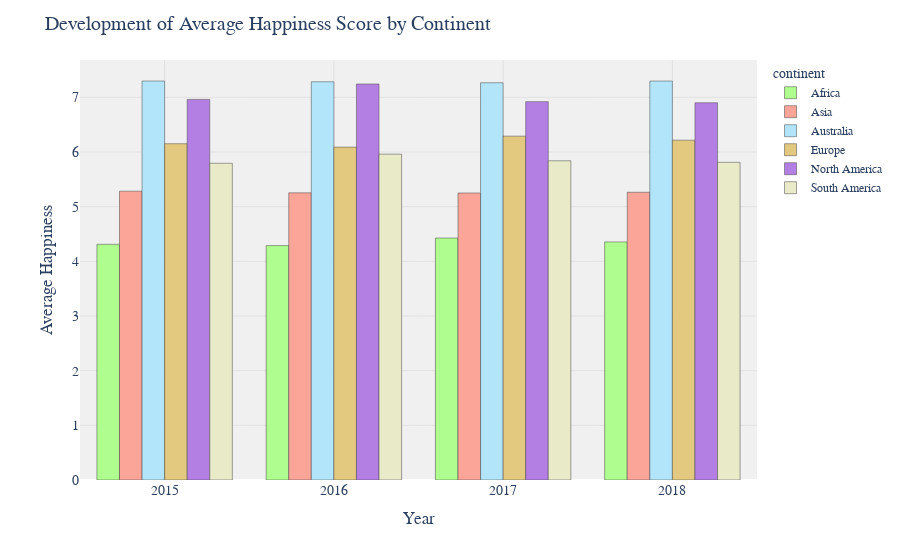
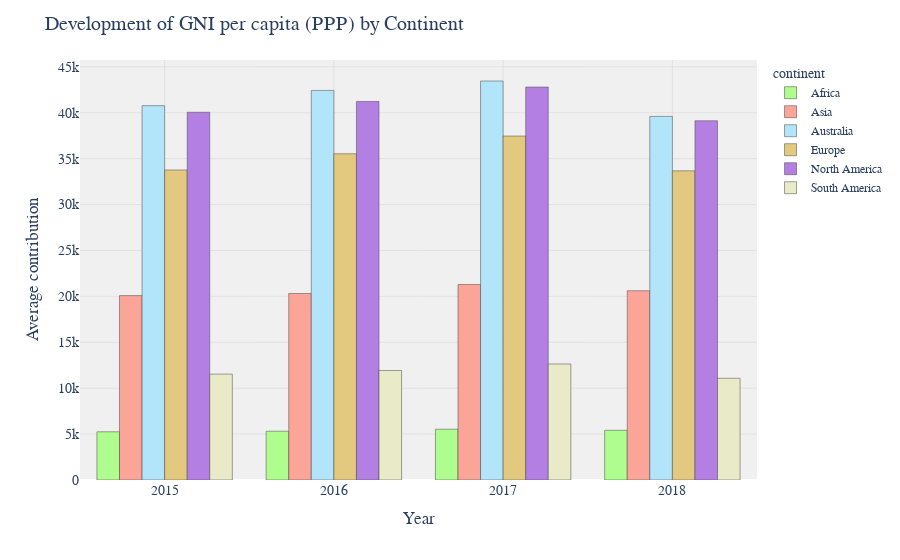

The cell these charts' notebook holds for them, in order:
### Markdown cell above
### Exploring the Relationship Between Happiness and Socioeconomic Factors

Figure 4 shows visualizations to explore the correlations between these factors and happiness. We took the mean for each country between the years 2015 till 2018 so each scatterplot is a visualisation between four years. The x-axis of each plot represents a specific socioeconomic factor (GDP per capita, education index, health index, and freedom index), while the y-axis represents the happiness score.  With the button in the top left corner you can change the graph and look at each factor separately. To provide further insights, we also added trendlines to the scatter plots. These trend lines were calculated using the Ordinary Least Squares (OLS) method from the Statsmodels library. The trendlines helped us identify the overall trend and direction of the relationship between these socioeconomic factors and happiness for each country.

By visualizing the data in this manner, we were abled to observe any potential patterns or associations between the socioeconomic factors and happiness. The scatter plots allowed us to compare the relationships across these different factors and gain a better understanding of how they contribute to the total happiness.

In conclusion, this data visualization project provided valuable insights into the complex interplay between happiness and socioeconomic factors, highlighting the importance of factors such as GDP per capita, education, health, and freedom in determining happiness levels on all the countries in a global scale.

### Code cell
continent_colors = {
    'Africa': '#AEFD8E',
    'Asia': '#FAA598',
    'Europe': '#E3C97F',
    'North America': '#B47FE3',
    'Australia': '#B2E4FA',
    'South America': '#E8EAC8'
}

avg_happiness = data.groupby(['continent', 'Year'])['happiness_score'].mean().reset_index()

# Create a grouped histogram using Plotly
fig = px.histogram(avg_happiness, x='Year', y='happiness_score', color='continent', barmode='group',
                   color_discrete_map=continent_colors)


fig.update_layout(
    title='Development of Average Happiness Score by Continent',
    xaxis_title='Year',
    yaxis_title='Average Happiness',
    font=dict(family='Arial', size=14),
    legend=dict(font=dict(family='Arial', size=12)),
    plot_bgcolor='rgb(240, 240, 240)',
    bargap=0.2
)


fig.update_xaxes(showgrid=True, gridwidth=0.5, gridcolor='lightgray')
fig.update_yaxes(showgrid=True, gridwidth=0.5, gridcolor='lightgray')


fig.update_traces(marker=dict(line=dict(width=0.5)))


fig.show()

avg_gni = data.groupby(['continent', 'Year'])['GNI_per_capita_PPP'].mean().reset_index()

# Create a grouped histogram using Plotly
fig = px.histogram(avg_gni, x='Year', y='GNI_per_capita_PPP', color='continent', barmode='group',
                   color_discrete_map=continent_colors)


fig.update_layout(
    title='Development of GNI per capita (PPP) by Continent',
    xaxis_title='Year',
    yaxis_title='Average contribution',
    font=dict(family='Arial', size=14),
    legend=dict(font=dict(family='Arial', size=12)),
    plot_bgcolor='rgb(240, 240, 240)',
    bargap=0.2
)


fig.update_xaxes(showgrid=True, gridwidth=0.5, gridcolor='lightgray')
fig.update_yaxes(showgrid=True, gridwidth=0.5, gridcolor='lightgray')


fig.update_traces(marker=dict(line=dict(width=0.5)))

fig.show()

### Figure 1 — Plotly figure (JSON) as saved in the notebook; plotly's stock layout.template omitted (floating-point values rounded to 4 significant figures)
{"data": [{"alignmentgroup": "True", "bingroup": "x", "histfunc": "sum", "hovertemplate": "continent=Africa<br>Year=%{x}<br>sum of happiness_score=%{y}<extra></extra>", "legendgroup": "Africa", "marker": {"color": "#AEFD8E", "line": {"width": 0.5}, "pattern": {"shape": ""}}, "name": "Africa", "offsetgroup": "Africa", "orientation": "v", "showlegend": true, "type": "histogram", "x": [2015, 2016, 2017, 2018], "xaxis": "x", "y": [4.312, 4.288, 4.427, 4.355], "yaxis": "y"}, {"alignmentgroup": "True", "bingroup": "x", "histfunc": "sum", "hovertemplate": "continent=Asia<br>Year=%{x}<br>sum of happiness_score=%{y}<extra></extra>", "legendgroup": "Asia", "marker": {"color": "#FAA598", "line": {"width": 0.5}, "pattern": {"shape": ""}}, "name": "Asia", "offsetgroup": "Asia", "orientation": "v", "showlegend": true, "type": "histogram", "x": [2015, 2016, 2017, 2018], "xaxis": "x", "y": [5.284, 5.253, 5.25, 5.264], "yaxis": "y"}, {"alignmentgroup": "True", "bingroup": "x", "histfunc": "sum", "hovertemplate": "continent=Australia<br>Year=%{x}<br>sum of happiness_score=%{y}<extra></extra>", "legendgroup": "Australia", "marker": {"color": "#B2E4FA", "line": {"width": 0.5}, "pattern": {"shape": ""}}, "name": "Australia", "offsetgroup": "Australia", "orientation": "v", "showlegend": true, "type": "histogram", "x": [2015, 2016, 2017, 2018], "xaxis": "x", "y": [7.299, 7.285, 7.268, 7.298], "yaxis": "y"}, {"alignmentgroup": "True", "bingroup": "x", "histfunc": "sum", "hovertemplate": "continent=Europe<br>Year=%{x}<br>sum of happiness_score=%{y}<extra></extra>", "legendgroup": "Europe", "marker": {"color": "#E3C97F", "line": {"width": 0.5}, "pattern": {"shape": ""}}, "name": "Europe", "offsetgroup": "Europe", "orientation": "v", "showlegend": true, "type": "histogram", "x": [2015, 2016, 2017, 2018], "xaxis": "x", "y": [6.152, 6.09, 6.29, 6.216], "yaxis": "y"}, {"alignmentgroup": "True", "bingroup": "x", "histfunc": "sum", "hovertemplate": "continent=North America<br>Year=%{x}<br>sum of happiness_score=%{y}<extra></extra>", "legendgroup": "North America", "marker": {"color": "#B47FE3", "line": {"width": 0.5}, "pattern": {"shape": ""}}, "name": "North America", "offsetgroup": "North America", "orientation": "v", "showlegend": true, "type": "histogram", "x": [2015, 2016, 2017, 2018], "xaxis": "x", "y": [6.962, 7.244, 6.922, 6.901], "yaxis": "y"}, {"alignmentgroup": "True", "bingroup": "x", "histfunc": "sum", "hovertemplate": "continent=South America<br>Year=%{x}<br>sum of happiness_score=%{y}<extra></extra>", "legendgroup": "South America", "marker": {"color": "#E8EAC8", "line": {"width": 0.5}, "pattern": {"shape": ""}}, "name": "South America", "offsetgroup": "South America", "orientation": "v", "showlegend": true, "type": "histogram", "x": [2015, 2016, 2017, 2018], "xaxis": "x", "y": [5.794, 5.961, 5.839, 5.812], "yaxis": "y"}], "layout": {"bargap": 0.2, "barmode": "group", "font": {"family": "Arial", "size": 14}, "legend": {"font": {"family": "Arial", "size": 12}, "title": {"text": "continent"}, "tracegroupgap": 0}, "margin": {"t": 60}, "plot_bgcolor": "rgb(240, 240, 240)", "title": {"text": "Development of Average Happiness Score by Continent"}, "xaxis": {"anchor": "y", "domain": [0, 1], "gridcolor": "lightgray", "gridwidth": 0.5, "showgrid": true, "title": {"text": "Year"}}, "yaxis": {"anchor": "x", "domain": [0, 1], "gridcolor": "lightgray", "gridwidth": 0.5, "showgrid": true, "title": {"text": "Average Happiness"}}}}

### Figure 2 — Plotly figure (JSON) as saved in the notebook; plotly's stock layout.template omitted (floating-point values rounded to 4 significant figures)
{"data": [{"alignmentgroup": "True", "bingroup": "x", "histfunc": "sum", "hovertemplate": "continent=Africa<br>Year=%{x}<br>sum of GNI_per_capita_PPP=%{y}<extra></extra>", "legendgroup": "Africa", "marker": {"color": "#AEFD8E", "line": {"width": 0.5}, "pattern": {"shape": ""}}, "name": "Africa", "offsetgroup": "Africa", "orientation": "v", "showlegend": true, "type": "histogram", "x": [2015, 2016, 2017, 2018], "xaxis": "x", "y": [5252.0, 5312.0, 5531.0, 5412.0], "yaxis": "y"}, {"alignmentgroup": "True", "bingroup": "x", "histfunc": "sum", "hovertemplate": "continent=Asia<br>Year=%{x}<br>sum of GNI_per_capita_PPP=%{y}<extra></extra>", "legendgroup": "Asia", "marker": {"color": "#FAA598", "line": {"width": 0.5}, "pattern": {"shape": ""}}, "name": "Asia", "offsetgroup": "Asia", "orientation": "v", "showlegend": true, "type": "histogram", "x": [2015, 2016, 2017, 2018], "xaxis": "x", "y": [20080.0, 20320.0, 21290.0, 20620.0], "yaxis": "y"}, {"alignmentgroup": "True", "bingroup": "x", "histfunc": "sum", "hovertemplate": "continent=Australia<br>Year=%{x}<br>sum of GNI_per_capita_PPP=%{y}<extra></extra>", "legendgroup": "Australia", "marker": {"color": "#B2E4FA", "line": {"width": 0.5}, "pattern": {"shape": ""}}, "name": "Australia", "offsetgroup": "Australia", "orientation": "v", "showlegend": true, "type": "histogram", "x": [2015, 2016, 2017, 2018], "xaxis": "x", "y": [40770, 42430, 43455, 39600.0], "yaxis": "y"}, {"alignmentgroup": "True", "bingroup": "x", "histfunc": "sum", "hovertemplate": "continent=Europe<br>Year=%{x}<br>sum of GNI_per_capita_PPP=%{y}<extra></extra>", "legendgroup": "Europe", "marker": {"color": "#E3C97F", "line": {"width": 0.5}, "pattern": {"shape": ""}}, "name": "Europe", "offsetgroup": "Europe", "orientation": "v", "showlegend": true, "type": "histogram", "x": [2015, 2016, 2017, 2018], "xaxis": "x", "y": [33760.0, 35530.0, 37460.0, 33670.0], "yaxis": "y"}, {"alignmentgroup": "True", "bingroup": "x", "histfunc": "sum", "hovertemplate": "continent=North America<br>Year=%{x}<br>sum of GNI_per_capita_PPP=%{y}<extra></extra>", "legendgroup": "North America", "marker": {"color": "#B47FE3", "line": {"width": 0.5}, "pattern": {"shape": ""}}, "name": "North America", "offsetgroup": "North America", "orientation": "v", "showlegend": true, "type": "histogram", "x": [2015, 2016, 2017, 2018], "xaxis": "x", "y": [40050.0, 41230, 42800.0, 39120.0], "yaxis": "y"}, {"alignmentgroup": "True", "bingroup": "x", "histfunc": "sum", "hovertemplate": "continent=South America<br>Year=%{x}<br>sum of GNI_per_capita_PPP=%{y}<extra></extra>", "legendgroup": "South America", "marker": {"color": "#E8EAC8", "line": {"width": 0.5}, "pattern": {"shape": ""}}, "name": "South America", "offsetgroup": "South America", "orientation": "v", "showlegend": true, "type": "histogram", "x": [2015, 2016, 2017, 2018], "xaxis": "x", "y": [11530.0, 11930.0, 12640.0, 11080.0], "yaxis": "y"}], "layout": {"bargap": 0.2, "barmode": "group", "font": {"family": "Arial", "size": 14}, "legend": {"font": {"family": "Arial", "size": 12}, "title": {"text": "continent"}, "tracegroupgap": 0}, "margin": {"t": 60}, "plot_bgcolor": "rgb(240, 240, 240)", "title": {"text": "Development of GNI per capita (PPP) by Continent"}, "xaxis": {"anchor": "y", "domain": [0, 1], "gridcolor": "lightgray", "gridwidth": 0.5, "showgrid": true, "title": {"text": "Year"}}, "yaxis": {"anchor": "x", "domain": [0, 1], "gridcolor": "lightgray", "gridwidth": 0.5, "showgrid": true, "title": {"text": "Average contribution"}}}}
